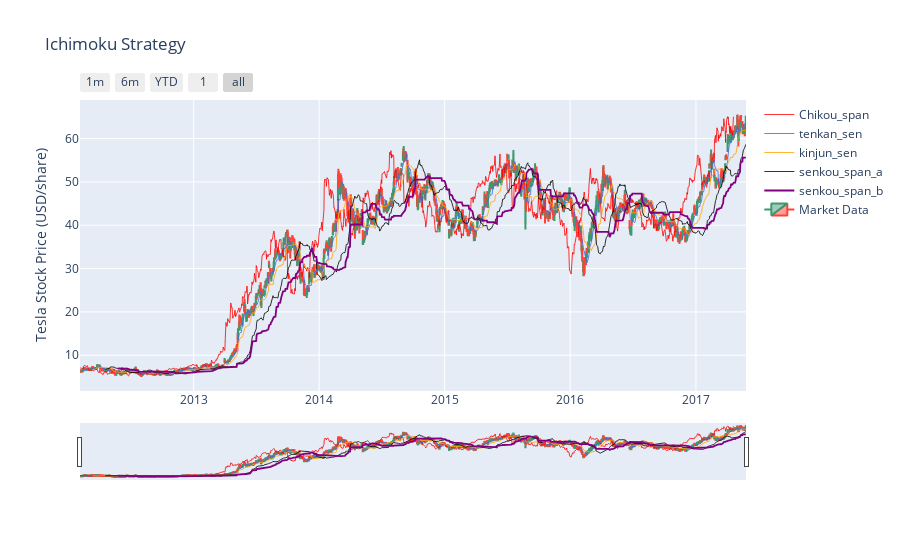

Write notebook code for a chart like this one.
### Code cell
fig = go.Figure()

fig.add_trace(go.Scatter(x=tesla.index, y=tesla['chikou_span'], line=dict(color='red', width=.8), name='Chikou_span'))
fig.add_trace(go.Scatter(x=tesla.index, y=tesla['tenkan_sen'], line=dict(color='royalblue', width=.8), name='tenkan_sen'))
fig.add_trace(go.Scatter(x=tesla.index, y=tesla['kinjun_sen'], line=dict(color='orange', width=.8), name='kinjun_sen'))
fig.add_trace(go.Scatter(x=tesla.index, y=tesla['senkou_span_a'], line=dict(color='black', width=.8), name='senkou_span_a'))
fig.add_trace(go.Scatter(x=tesla.index, y=tesla['senkou_span_b'], line=dict(color='purple', width=1.8), name='senkou_span_b'))

fig.add_trace(go.Candlestick(x=tesla.index, open = tesla['Open'], close = tesla['Close'], high = tesla['High'], low = tesla['Low'], name='Market Data'))

fig.update_layout(
    title = 'Ichimoku Strategy',
    yaxis_title = 'Tesla Stock Price (USD/share)')

fig.update_xaxes(
    rangeselector=dict(
        buttons=list([
            dict(count=1 , label='1m', step='month' , stepmode='backward'),
            dict(count=6 , label='6m', step='month' , stepmode='backward'),
            dict(count=1 , label='YTD', step='year' , stepmode='todate'),
            dict(count=1 , label='1', step='year' , stepmode='backward'),
            dict(step='all')
        ])
    )
)


fig.show()

### Figure 1 — Plotly figure (JSON) as saved in the notebook; plotly's stock layout.template omitted (floating-point values rounded to 4 significant figures; data arrays with more than 128 entries replaced by an {"elided": "..."} marker saying what was removed)
{"data": [{"line": {"color": "red", "width": 0.8}, "name": "Chikou_span", "type": "scatter", "x": {"elided": "1336 str values"}, "y": {"elided": "1336 float values"}}, {"line": {"color": "royalblue", "width": 0.8}, "name": "tenkan_sen", "type": "scatter", "x": {"elided": "1336 str values"}, "y": {"elided": "1336 float values"}}, {"line": {"color": "orange", "width": 0.8}, "name": "kinjun_sen", "type": "scatter", "x": {"elided": "1336 str values"}, "y": {"elided": "1336 float values"}}, {"line": {"color": "black", "width": 0.8}, "name": "senkou_span_a", "type": "scatter", "x": {"elided": "1336 str values"}, "y": {"elided": "1336 float values"}}, {"line": {"color": "purple", "width": 1.8}, "name": "senkou_span_b", "type": "scatter", "x": {"elided": "1336 str values"}, "y": {"elided": "1336 float values"}}, {"close": {"elided": "1336 float values"}, "high": {"elided": "1336 float values"}, "low": {"elided": "1336 float values"}, "name": "Market Data", "open": {"elided": "1336 float values"}, "type": "candlestick", "x": {"elided": "1336 str values"}}], "layout": {"title": {"text": "Ichimoku Strategy"}, "xaxis": {"rangeselector": {"buttons": [{"count": 1, "label": "1m", "step": "month", "stepmode": "backward"}, {"count": 6, "label": "6m", "step": "month", "stepmode": "backward"}, {"count": 1, "label": "YTD", "step": "year", "stepmode": "todate"}, {"count": 1, "label": "1", "step": "year", "stepmode": "backward"}, {"step": "all"}]}}, "yaxis": {"title": {"text": "Tesla Stock Price (USD/share)"}}}}
